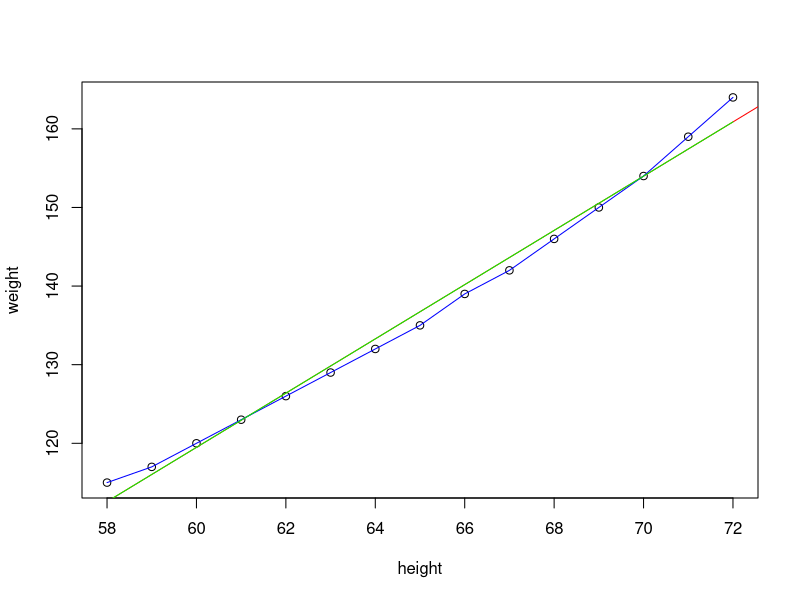
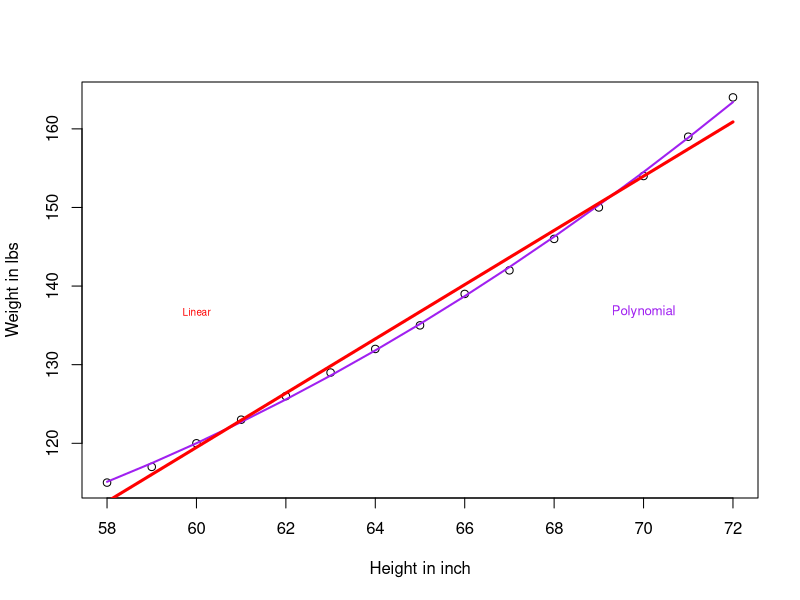
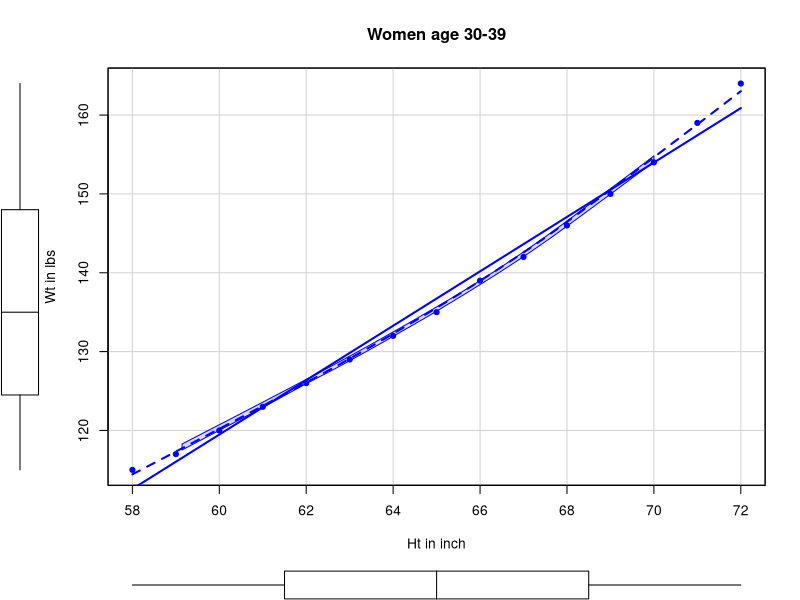
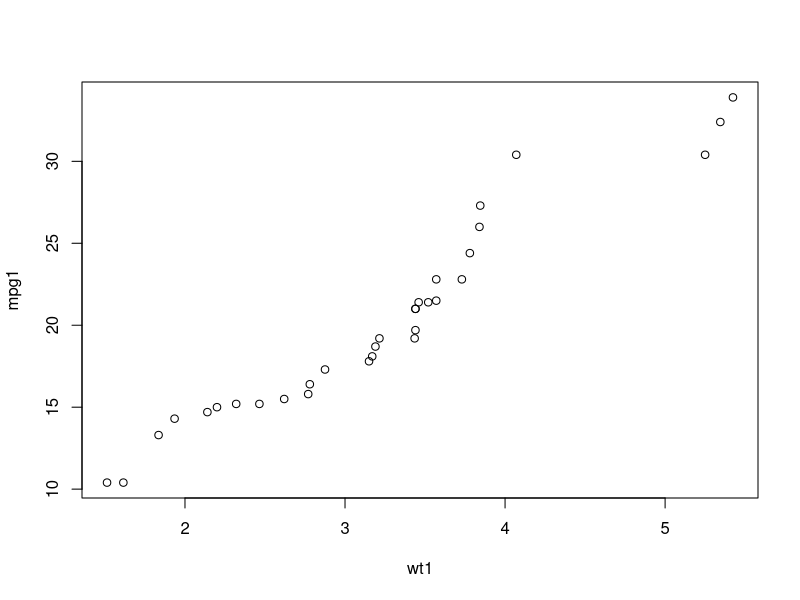
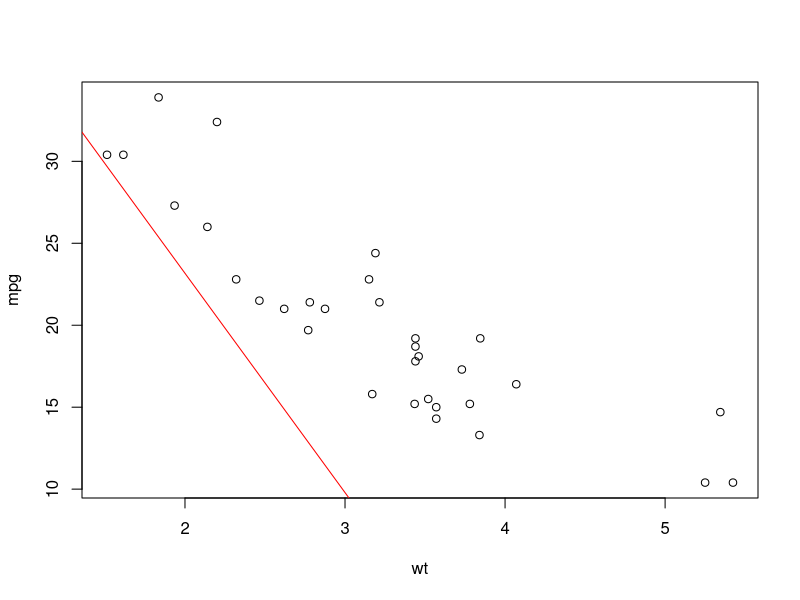

Write the R code that produced these figures, in order.
#Linear Regression

#myfit = lm(formula, data)

data(women)
women
?women
#height	 numeric	 Height (in)
#weight	 numeric	 Weight (lbs)

# Linear Regreession

attach(women)
cov(height,weight)
cor(height,weight)
weight.lm = lm(weight ~ height, data=women)

weight.lm
summary(weight.lm)
plot(height, weight )
abline(weight.lm, col='red')

fitted(weight.lm)
lines(height, weight, col='blue')
lines(height, fitted(weight.lm), col='green')
cbind(height,weight, fitted(weight.lm))
cbind(height,weight, fitted(weight.lm), weight-fitted(weight.lm), residuals(weight.lm))

summary(residuals(weight.lm))
new.data = data.frame(height= 70)
new.data = data.frame(height=c(70,75,80))

predict(weight.lm, newdata = new.data, interval='confidence')
predict(weight.lm, newdata = new.data, interval='prediction')




# Polynomial Regression X2
weight.lm2 = lm(weight ~ height + I(height^2), data=women)
weight.lm2
summary(weight.lm2)
plot(women$height, women$weight, xlab='Height in inch', ylab='Weight in lbs')
lines(women$height, fitted(weight.lm2), col='purple', lwd=2)
text(mean(women$height)+5, mean(women$weight), 'Polynomial', col='purple', cex=.8)
lines(women$height, fitted(weight.lm), col='red', lwd=3)
text(mean(women$height)-5, mean(women$weight), 'Linear', col='red', cex=.6)

# higher polynomial
weight.lmn = lm(weight ~ height + I(height^2) + I(height^3), data=women)
summary(weight.lmn) # max residual errors reduced

# scatter plot for above data
library(car)
car::scatterplot(weight ~ height, data=women, spread=F, smoother.args= list(lty=2),
                 pch=19, main='Women age 30-39', xlab='Ht in inch', ylab='Wt in lbs' )

#http://www.dummies.com/programming/r/how-to-predict-new-data-values-with-r/



# Linear - Polynomial - Multiple Linear


# Eruptions

attach(faithful)     # attach the data frame 
eruption.lm = lm(eruptions ~ waiting)
summary(eruption.lm)
newdata = data.frame(waiting=c(80,90,100))
predict(eruption.lm, newdata) #, interval="confidence")
head(faithful)
faithful[waiting==80,]

#New Eg

#simple linear

attach(mtcars)
str(mtcars)
wt1=sort(wt)
mpg1=sort(mpg)
cars=c(wt1,mpg1)
cars.lm = lm(wt1 ~ mpg1, data=mtcars)
cars.lm
plot(wt1,mpg1)
abline(cars.lm, col='red')

fitted(cars.lm)
lines(mpg, wt, col='blue')
lines(mpg, fitted(cars.lm), col='green')
cbind(mpg, wt, fitted(cars.lm))
cbind(mpg, wt, fitted(cars.lm), wt-fitted(cars.lm), residuals(cars.lm))


summary(residuals(cars.lm))
new.data = data.frame(mpg= 70)
new.data = data.frame(mpg=c(70,75,80))

predict(cars.lm, newdata = new.data, interval='confidence')
predict(cars.lm, newdata = new.data, interval='prediction')

#polynomial

cars.lm2 = lm(mpg ~ wt + I(wt^2), data=mtcars)
cars.lm2
plot(wt,mpg)
abline(cars.lm2, col='red')

fitted(cars.lm)
lines(mpg, wt, col='blue')
lines(mpg, fitted(cars.lm), col='green')
cbind(mpg, wt, fitted(cars.lm))
cbind(mpg, wt, fitted(cars.lm), wt-fitted(cars.lm), residuals(cars.lm))

?lm
